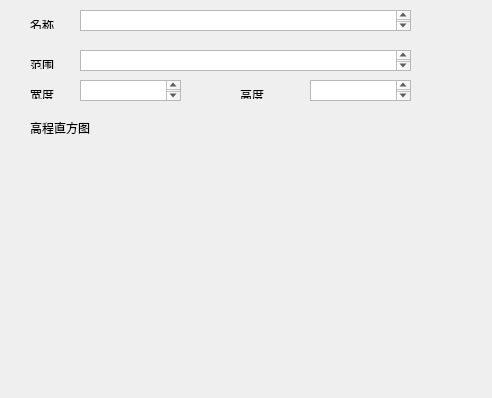
<?xml version="1.0" encoding="UTF-8"?>
<ui version="4.0">
 <class>InformationDialog</class>
 <widget class="QDialog" name="InformationDialog">
  <property name="geometry">
   <rect>
    <x>0</x>
    <y>0</y>
    <width>492</width>
    <height>398</height>
   </rect>
  </property>
  <property name="windowTitle">
   <string>DEM 基本信息</string>
  </property>
  <widget class="QLabel" name="label">
   <property name="geometry">
    <rect>
     <x>30</x>
     <y>20</y>
     <width>41</width>
     <height>9</height>
    </rect>
   </property>
   <property name="text">
    <string>名称</string>
   </property>
  </widget>
  <widget class="QLabel" name="label_5">
   <property name="geometry">
    <rect>
     <x>30</x>
     <y>120</y>
     <width>91</width>
     <height>16</height>
    </rect>
   </property>
   <property name="text">
    <string>高程直方图</string>
   </property>
  </widget>
  <widget class="QLabel" name="label_4">
   <property name="geometry">
    <rect>
     <x>240</x>
     <y>90</y>
     <width>41</width>
     <height>9</height>
    </rect>
   </property>
   <property name="text">
    <string>高度</string>
   </property>
  </widget>
  <widget class="QLabel" name="label_3">
   <property name="geometry">
    <rect>
     <x>30</x>
     <y>90</y>
     <width>41</width>
     <height>9</height>
    </rect>
   </property>
   <property name="text">
    <string>宽度</string>
   </property>
  </widget>
  <widget class="QLabel" name="label_2">
   <property name="geometry">
    <rect>
     <x>30</x>
     <y>60</y>
     <width>41</width>
     <height>9</height>
    </rect>
   </property>
   <property name="text">
    <string>范围</string>
   </property>
  </widget>
  <widget class="QTextBrowser" name="textName">
   <property name="geometry">
    <rect>
     <x>80</x>
     <y>10</y>
     <width>331</width>
     <height>21</height>
    </rect>
   </property>
  </widget>
  <widget class="QTextBrowser" name="textExtent">
   <property name="geometry">
    <rect>
     <x>80</x>
     <y>50</y>
     <width>331</width>
     <height>21</height>
    </rect>
   </property>
  </widget>
  <widget class="QTextBrowser" name="textWidth">
   <property name="geometry">
    <rect>
     <x>80</x>
     <y>80</y>
     <width>101</width>
     <height>21</height>
    </rect>
   </property>
  </widget>
  <widget class="QTextBrowser" name="textHeight">
   <property name="geometry">
    <rect>
     <x>310</x>
     <y>80</y>
     <width>101</width>
     <height>21</height>
    </rect>
   </property>
  </widget>
  <widget class="QWidget" name="widget" native="true">
   <property name="geometry">
    <rect>
     <x>30</x>
     <y>150</y>
     <width>421</width>
     <height>221</height>
    </rect>
   </property>
  </widget>
 </widget>
 <resources/>
 <connections/>
</ui>
